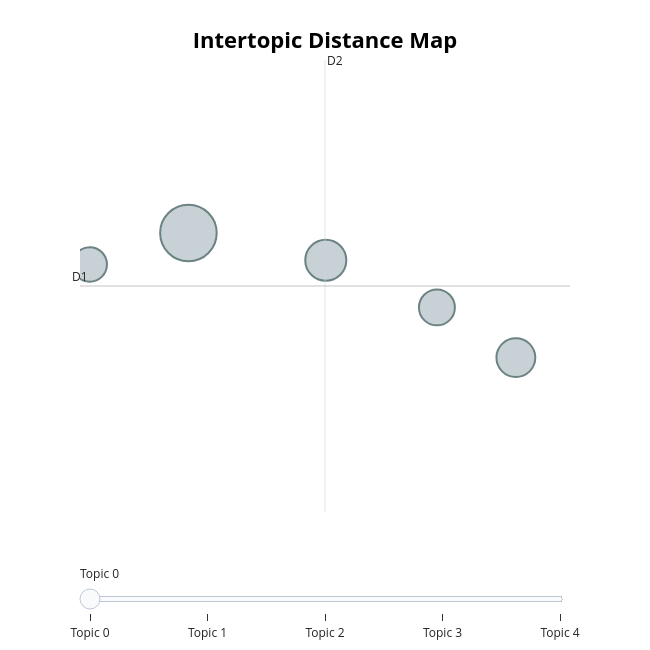

This figure's notebook cell:
### Code cell
topic_model.visualize_topics(top_n_topics=5)

### Figure 1 — Plotly figure (JSON) as saved in the notebook; plotly's stock layout.template omitted (floating-point values rounded to 4 significant figures)
{"data": [{"customdata": [[0, "us | they | countries | pay | you", 1139], [1, "china | chinese | chinas | us | goods", 600], [2, "sampp | stock | stocks | nasdaq | market", 538], [3, "china | chinese | additional | trump | war", 460], [4, "india | pakistan | ustariff | indian | trumptariff", 421]], "hovertemplate": "<b>Topic %{customdata[0]}</b><br>%{customdata[1]}<br>Size: %{customdata[2]}", "legendgroup": "", "marker": {"color": "#B0BEC5", "line": {"color": "DarkSlateGrey", "width": 2}, "size": [1139, 600, 538, 460, 421], "sizemode": "area", "sizeref": 0.7119, "symbol": "circle"}, "mode": "markers", "name": "", "orientation": "v", "showlegend": false, "type": "scatter", "x": [0.2148, 1.096, 2.315, 1.809, -0.418], "xaxis": "x", "y": [12.57, 12.27, 11.21, 11.76, 12.22], "yaxis": "y"}], "layout": {"annotations": [{"showarrow": false, "text": "D1", "x": -0.4807, "y": 11.99, "yshift": 10}, {"showarrow": false, "text": "D2", "x": 1.091, "xshift": 10, "y": 14.45}], "height": 650, "hoverlabel": {"bgcolor": "white", "font": {"family": "Rockwell", "size": 16}}, "legend": {"itemsizing": "constant", "tracegroupgap": 0}, "margin": {"t": 60}, "shapes": [{"line": {"color": "#CFD8DC", "width": 2}, "type": "line", "x0": 1.091, "x1": 1.091, "y0": 9.528, "y1": 14.45}, {"line": {"color": "#9E9E9E", "width": 2}, "type": "line", "x0": -0.4807, "x1": 2.663, "y0": 11.99, "y1": 11.99}], "sliders": [{"active": 0, "pad": {"t": 50}, "steps": [{"args": [{"marker.color": [["red", "#B0BEC5", "#B0BEC5", "#B0BEC5", "#B0BEC5"]]}], "label": "Topic 0", "method": "update"}, {"args": [{"marker.color": [["#B0BEC5", "red", "#B0BEC5", "#B0BEC5", "#B0BEC5"]]}], "label": "Topic 1", "method": "update"}, {"args": [{"marker.color": [["#B0BEC5", "#B0BEC5", "red", "#B0BEC5", "#B0BEC5"]]}], "label": "Topic 2", "method": "update"}, {"args": [{"marker.color": [["#B0BEC5", "#B0BEC5", "#B0BEC5", "red", "#B0BEC5"]]}], "label": "Topic 3", "method": "update"}, {"args": [{"marker.color": [["#B0BEC5", "#B0BEC5", "#B0BEC5", "#B0BEC5", "red"]]}], "label": "Topic 4", "method": "update"}]}], "title": {"font": {"color": "Black", "size": 22}, "text": "<b>Intertopic Distance Map</b>", "x": 0.5, "xanchor": "center", "y": 0.95, "yanchor": "top"}, "width": 650, "xaxis": {"anchor": "y", "domain": [0, 1], "range": [-0.4807, 2.663], "title": {"text": ""}, "visible": false}, "yaxis": {"anchor": "x", "domain": [0, 1], "range": [9.528, 14.45], "title": {"text": ""}, "visible": false}}}
